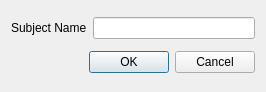
<?xml version="1.0" encoding="UTF-8"?>
<ui version="4.0">
 <class>DialogMatiere</class>
 <widget class="QDialog" name="DialogMatiere">
  <property name="geometry">
   <rect>
    <x>0</x>
    <y>0</y>
    <width>266</width>
    <height>92</height>
   </rect>
  </property>
  <property name="windowTitle">
   <string>Dialog</string>
  </property>
  <layout class="QVBoxLayout" name="verticalLayout_2">
   <item>
    <layout class="QVBoxLayout" name="verticalLayout">
     <item>
      <layout class="QHBoxLayout" name="horizontalLayout_2">
       <item>
        <widget class="QLabel" name="label">
         <property name="text">
          <string>Subject Name</string>
         </property>
        </widget>
       </item>
       <item>
        <widget class="QLineEdit" name="lineEditNomMatiere"/>
       </item>
      </layout>
     </item>
    </layout>
   </item>
   <item>
    <widget class="QDialogButtonBox" name="buttonBox">
     <property name="orientation">
      <enum>Qt::Horizontal</enum>
     </property>
     <property name="standardButtons">
      <set>QDialogButtonBox::Cancel|QDialogButtonBox::Ok</set>
     </property>
    </widget>
   </item>
  </layout>
 </widget>
 <resources/>
 <connections>
  <connection>
   <sender>buttonBox</sender>
   <signal>accepted()</signal>
   <receiver>DialogMatiere</receiver>
   <slot>accept()</slot>
   <hints>
    <hint type="sourcelabel">
     <x>248</x>
     <y>254</y>
    </hint>
    <hint type="destinationlabel">
     <x>157</x>
     <y>274</y>
    </hint>
   </hints>
  </connection>
  <connection>
   <sender>buttonBox</sender>
   <signal>rejected()</signal>
   <receiver>DialogMatiere</receiver>
   <slot>reject()</slot>
   <hints>
    <hint type="sourcelabel">
     <x>316</x>
     <y>260</y>
    </hint>
    <hint type="destinationlabel">
     <x>286</x>
     <y>274</y>
    </hint>
   </hints>
  </connection>
 </connections>
</ui>
